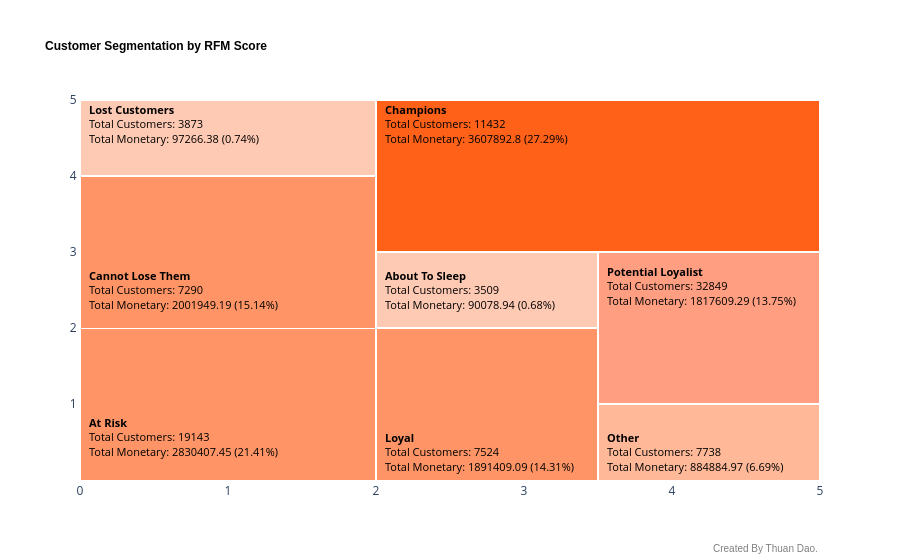

Source (notebook cell):
### Code cell
fig = go.Figure()

fig.add_trace(
    property(
        x = [0, 0, 2, 2],
        y = [4, 5, 5, 4],
        name = "Lost Customers"
    )
)

fig.add_trace(
    property (
        x = [0, 0, 2, 2],
        y = [0, 2, 2, 0],
        name = "At Risk",
    )
)

fig.add_trace(
    property (
        x = [0, 0, 2, 2],
        y = [2, 4, 4, 2],
        name = "Cannot Lose Them"
    )
)

fig.add_trace(
    property (
        x = [2, 2, 5, 5],
        y = [3, 5, 5, 3],
        name = "Champions"
    )
)

fig.add_trace(
    property (
        x = [2, 2, 3.5, 3.5],
        y = [2, 3, 3, 2],
        name="About To Sleep"
    )
)

fig.add_trace(
    property (
        x = [2, 2, 3.5, 3.5],
        y = [0, 2, 2, 0],
        name = "Loyal",
    )
)


fig.add_trace(
    property (
        x = [3.5, 3.5, 5, 5],
        y = [1, 3, 3, 1],
        name = "Potential Loyalist",
    )
)

fig.add_trace(
    property (
        x = [3.5, 3.5, 5, 5],
        y = [0, 1, 1, 0],
        name = "Other",
    )
)

annotation (x = 0.01, y = 1, name = "Lost Customers")
annotation (x = 0.01, y = 0.05, name = "At Risk")
annotation (x = 0.01, y = 0.5, name = "Cannot Lose Them")
annotation (x = 0.41, y = 1.0, name = "Champions")
annotation (x = 0.41, y = 0.50, name = "About To Sleep")
annotation (x = 0.41, y = 0.01, name = "Loyal")
annotation (x = 0.71, y = 0.51, name = "Potential Loyalist")
annotation (x = 0.71, y = 0.01, name = "Other")

fig.update_layout(
    title = dict(text="<b>Customer Segmentation by RFM Score<b>",
                 font=dict(size=12, family="Arial", color="black")),
    plot_bgcolor = "white",
    xaxis = dict (showline = True, range = [0, 5],  rangemode = "nonnegative"),
    yaxis = dict (showline = True, range = [0, 5], rangemode = "nonnegative", tickmode="array", tickvals=[1, 2, 3, 4, 5]),
    showlegend = False
)

fig.add_annotation(text="Created By Thuan Dao.", xref="paper", yref="paper", x=1, y=-.2, showarrow=False, font=dict(size=10, color="gray", family="Arial"))
fig.show()

### Figure 1 — Plotly figure (JSON) as saved in the notebook; plotly's stock layout.template omitted (floating-point values rounded to 4 significant figures)
{"data": [{"fill": "toself", "fillcolor": "#ffcab3", "hoverinfo": "text", "hoveron": "fills", "line": {"color": "white"}, "mode": "lines+text", "name": "Lost Customers", "type": "scatter", "x": [0, 0, 2, 2], "y": [4, 5, 5, 4]}, {"fill": "toself", "fillcolor": "#ff9566", "hoverinfo": "text", "hoveron": "fills", "line": {"color": "white"}, "mode": "lines+text", "name": "At Risk", "type": "scatter", "x": [0, 0, 2, 2], "y": [0, 2, 2, 0]}, {"fill": "toself", "fillcolor": "#ff9566", "hoverinfo": "text", "hoveron": "fills", "line": {"color": "white"}, "mode": "lines+text", "name": "Cannot Lose Them", "type": "scatter", "x": [0, 0, 2, 2], "y": [2, 4, 4, 2]}, {"fill": "toself", "fillcolor": "#ff6119", "hoverinfo": "text", "hoveron": "fills", "line": {"color": "white"}, "mode": "lines+text", "name": "Champions", "type": "scatter", "x": [2, 2, 5, 5], "y": [3, 5, 5, 3]}, {"fill": "toself", "fillcolor": "#ffcab3", "hoverinfo": "text", "hoveron": "fills", "line": {"color": "white"}, "mode": "lines+text", "name": "About To Sleep", "type": "scatter", "x": [2, 2, 3.5, 3.5], "y": [2, 3, 3, 2]}, {"fill": "toself", "fillcolor": "#ff9566", "hoverinfo": "text", "hoveron": "fills", "line": {"color": "white"}, "mode": "lines+text", "name": "Loyal", "type": "scatter", "x": [2, 2, 3.5, 3.5], "y": [0, 2, 2, 0]}, {"fill": "toself", "fillcolor": "#ff9e80", "hoverinfo": "text", "hoveron": "fills", "line": {"color": "white"}, "mode": "lines+text", "name": "Potential Loyalist", "type": "scatter", "x": [3.5, 3.5, 5, 5], "y": [1, 3, 3, 1]}, {"fill": "toself", "fillcolor": "#ffb999", "hoverinfo": "text", "hoveron": "fills", "line": {"color": "white"}, "mode": "lines+text", "name": "Other", "type": "scatter", "x": [3.5, 3.5, 5, 5], "y": [0, 1, 1, 0]}], "layout": {"annotations": [{"align": "left", "font": {"color": "black", "size": 11}, "showarrow": false, "text": "<b>Lost Customers</b><br>Total Customers: 3873<br>Total Monetary: 97266.38 (0.74%)", "x": 0.01, "xanchor": "left", "xref": "x domain", "y": 1, "yref": "y domain"}, {"align": "left", "font": {"color": "black", "size": 11}, "showarrow": false, "text": "<b>At Risk</b><br>Total Customers: 19143<br>Total Monetary: 2830407.45 (21.41%)", "x": 0.01, "xanchor": "left", "xref": "x domain", "y": 0.05, "yref": "y domain"}, {"align": "left", "font": {"color": "black", "size": 11}, "showarrow": false, "text": "<b>Cannot Lose Them</b><br>Total Customers: 7290<br>Total Monetary: 2001949.19 (15.14%)", "x": 0.01, "xanchor": "left", "xref": "x domain", "y": 0.5, "yref": "y domain"}, {"align": "left", "font": {"color": "black", "size": 11}, "showarrow": false, "text": "<b>Champions</b><br>Total Customers: 11432<br>Total Monetary: 3607892.8 (27.29%)", "x": 0.41, "xanchor": "left", "xref": "x domain", "y": 1, "yref": "y domain"}, {"align": "left", "font": {"color": "black", "size": 11}, "showarrow": false, "text": "<b>About To Sleep</b><br>Total Customers: 3509<br>Total Monetary: 90078.94 (0.68%)", "x": 0.41, "xanchor": "left", "xref": "x domain", "y": 0.5, "yref": "y domain"}, {"align": "left", "font": {"color": "black", "size": 11}, "showarrow": false, "text": "<b>Loyal</b><br>Total Customers: 7524<br>Total Monetary: 1891409.09 (14.31%)", "x": 0.41, "xanchor": "left", "xref": "x domain", "y": 0.01, "yref": "y domain"}, {"align": "left", "font": {"color": "black", "size": 11}, "showarrow": false, "text": "<b>Potential Loyalist</b><br>Total Customers: 32849<br>Total Monetary: 1817609.29 (13.75%)", "x": 0.71, "xanchor": "left", "xref": "x domain", "y": 0.51, "yref": "y domain"}, {"align": "left", "font": {"color": "black", "size": 11}, "showarrow": false, "text": "<b>Other</b><br>Total Customers: 7738<br>Total Monetary: 884884.97 (6.69%)", "x": 0.71, "xanchor": "left", "xref": "x domain", "y": 0.01, "yref": "y domain"}, {"font": {"color": "gray", "family": "Arial", "size": 10}, "showarrow": false, "text": "Created By Thuan Dao.", "x": 1, "xref": "paper", "y": -0.2, "yref": "paper"}], "plot_bgcolor": "white", "showlegend": false, "title": {"font": {"color": "black", "family": "Arial", "size": 12}, "text": "<b>Customer Segmentation by RFM Score<b>"}, "xaxis": {"range": [0, 5], "rangemode": "nonnegative", "showline": true}, "yaxis": {"range": [0, 5], "rangemode": "nonnegative", "showline": true, "tickmode": "array", "tickvals": [1, 2, 3, 4, 5]}}}
